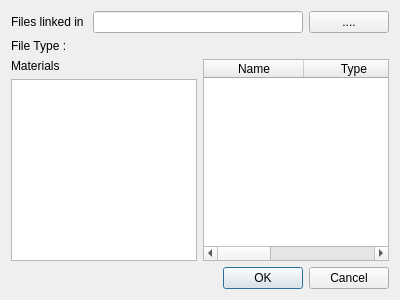
<?xml version="1.0" encoding="UTF-8"?>
<ui version="4.0">
 <class>MaterialsExplorer</class>
 <widget class="QDialog" name="MaterialsExplorer">
  <property name="geometry">
   <rect>
    <x>0</x>
    <y>0</y>
    <width>400</width>
    <height>300</height>
   </rect>
  </property>
  <property name="windowTitle">
   <string>Dialog</string>
  </property>
  <layout class="QVBoxLayout" name="verticalLayout_2">
   <item>
    <layout class="QHBoxLayout" name="horizontalLayout">
     <item>
      <widget class="QLabel" name="label_2">
       <property name="text">
        <string>Files linked in </string>
       </property>
      </widget>
     </item>
     <item>
      <widget class="QLineEdit" name="lineEdit"/>
     </item>
     <item>
      <widget class="QPushButton" name="button_selectFile">
       <property name="text">
        <string>....</string>
       </property>
      </widget>
     </item>
    </layout>
   </item>
   <item>
    <widget class="QLabel" name="label_fileType">
     <property name="text">
      <string>File Type :</string>
     </property>
    </widget>
   </item>
   <item>
    <layout class="QHBoxLayout" name="horizontalLayout_2">
     <property name="sizeConstraint">
      <enum>QLayout::SetDefaultConstraint</enum>
     </property>
     <item>
      <layout class="QVBoxLayout" name="verticalLayout">
       <property name="sizeConstraint">
        <enum>QLayout::SetDefaultConstraint</enum>
       </property>
       <item>
        <widget class="QLabel" name="labelMaterials">
         <property name="text">
          <string>Materials</string>
         </property>
        </widget>
       </item>
       <item>
        <widget class="QListWidget" name="listWidgetMaterials"/>
       </item>
      </layout>
     </item>
     <item>
      <widget class="QTableWidget" name="tableWidget_properties">
       <property name="columnCount">
        <number>3</number>
       </property>
       <attribute name="horizontalHeaderCascadingSectionResizes">
        <bool>false</bool>
       </attribute>
       <column>
        <property name="text">
         <string>Name</string>
        </property>
       </column>
       <column>
        <property name="text">
         <string>Type</string>
        </property>
       </column>
       <column>
        <property name="text">
         <string>Data</string>
        </property>
       </column>
      </widget>
     </item>
    </layout>
   </item>
   <item>
    <widget class="QDialogButtonBox" name="buttonBox">
     <property name="orientation">
      <enum>Qt::Horizontal</enum>
     </property>
     <property name="standardButtons">
      <set>QDialogButtonBox::Cancel|QDialogButtonBox::Ok</set>
     </property>
    </widget>
   </item>
  </layout>
 </widget>
 <resources/>
 <connections>
  <connection>
   <sender>buttonBox</sender>
   <signal>accepted()</signal>
   <receiver>MaterialsExplorer</receiver>
   <slot>accept()</slot>
   <hints>
    <hint type="sourcelabel">
     <x>248</x>
     <y>254</y>
    </hint>
    <hint type="destinationlabel">
     <x>157</x>
     <y>274</y>
    </hint>
   </hints>
  </connection>
  <connection>
   <sender>buttonBox</sender>
   <signal>rejected()</signal>
   <receiver>MaterialsExplorer</receiver>
   <slot>reject()</slot>
   <hints>
    <hint type="sourcelabel">
     <x>316</x>
     <y>260</y>
    </hint>
    <hint type="destinationlabel">
     <x>286</x>
     <y>274</y>
    </hint>
   </hints>
  </connection>
 </connections>
</ui>
